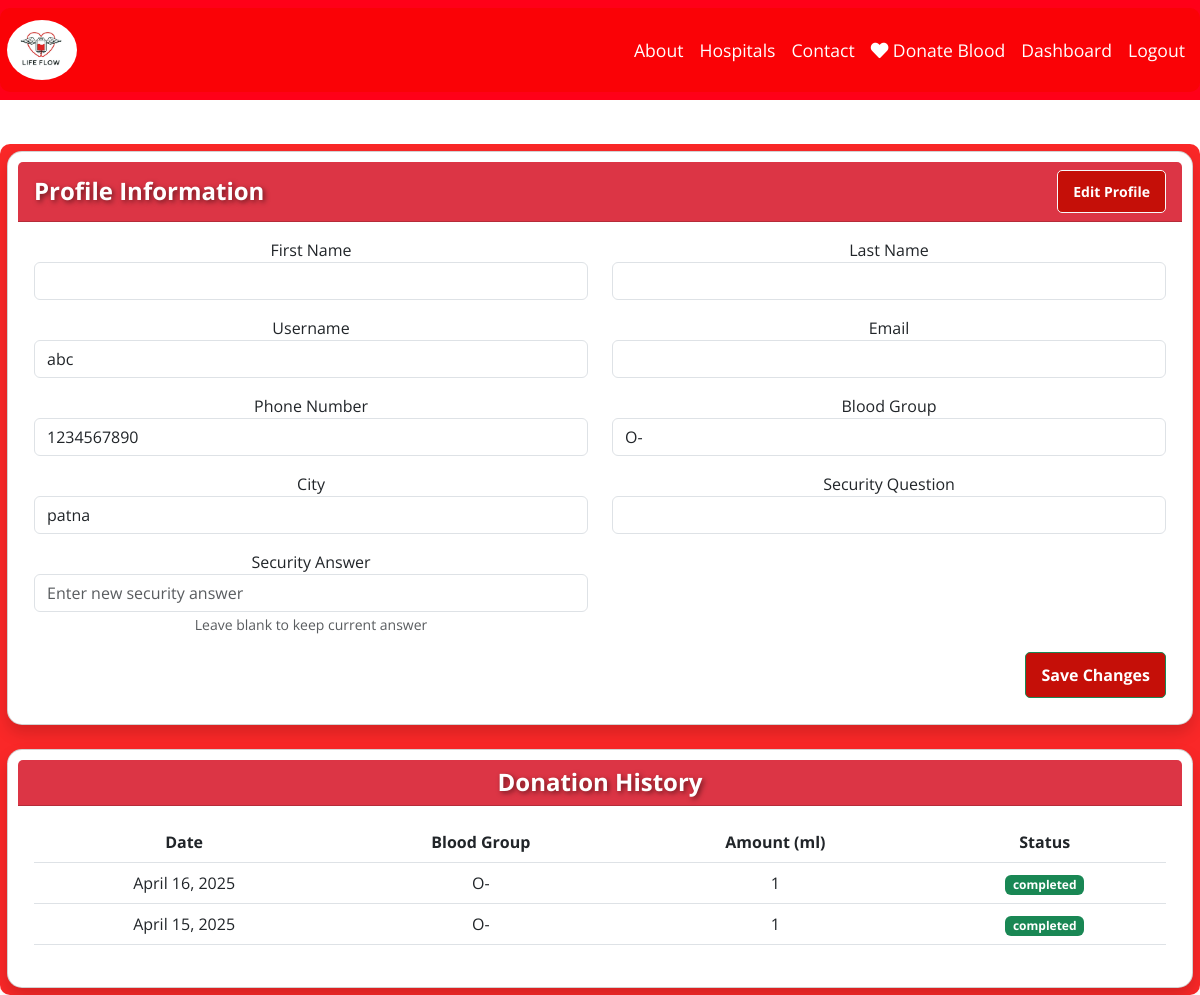
/profile/ (signed in), run on the app's committed database.
### core/models.py (models this page shows, shortened)
class CustomUser(AbstractUser):
    BLOOD_GROUP_CHOICES = [
        ('A+', 'A+'), ('A-', 'A-'),
        ('B+', 'B+'), ('B-', 'B-'),
        ('O+', 'O+'), ('O-', 'O-'),
        ('AB+', 'AB+'), ('AB-', 'AB-')
    ]
    phone = models.CharField(max_length=15)
    blood_group = models.CharField(max_length=5, choices=BLOOD_GROUP_CHOICES)
    city = models.CharField(max_length=100)
    security_question = models.CharField(max_length=50, choices=SECURITY_QUESTIONS, blank=True)
    security_answer = models.CharField(max_length=255, blank=True)
    profile_photo = models.ImageField(upload_to='profile_photos/', null=True, blank=True)

class Donation(models.Model):
    BLOOD_TYPES = [
        ('A+', 'A+'), ('A-', 'A-'),
        ('B+', 'B+'), ('B-', 'B-'),
        ('O+', 'O+'), ('O-', 'O-'),
        ('AB+', 'AB+'), ('AB-', 'AB-'),
    ]
    donor = models.ForeignKey(settings.AUTH_USER_MODEL, on_delete=models.CASCADE)
    blood_group = models.CharField(max_length=3, choices=BLOOD_TYPES)
    amount_ml = models.PositiveIntegerField()  # Donation in milliliters
    date = models.DateField(auto_now_add=True)
    status = models.CharField(max_length=20, default='completed')

### core/views.py (the view, shortened to what this page needs)
# urls.py: path('profile/', views.profile_view, name='profile'),
@login_required
def profile_view(request):
    donations = Donation.objects.filter(donor=request.user).order_by('-date')
    return render(request, 'profile.html', {
        'donations': donations,
        'user': request.user
    })

### core/templates/profile.html (shortened to what this page needs)
{% extends "base.html" %}
{% load static %}
{% block content %}
<br><br><br><br>
<div class="container mt-5">
    <div class="row">
        <div class="col-md-12">
            <div class="card shadow">
                <div class="card-header bg-danger text-white d-flex justify-content-between align-items-center">
                    <h4 class="mb-0">Profile Information</h4>
                    <button class="btn btn-light btn-sm" id="editToggle">Edit Profile</button>
                </div>
                <div class="card-body">
                    <form method="POST" id="profileForm">
                        <div class="row">
                            <div class="col-md-6 mb-3">
                                <label>First Name</label>
                                <input type="text" class="form-control" name="first_name" value="{{ user.first_name }}">
                            </div>
                            <div class="col-md-6 mb-3">
                                <label>Last Name</label>
                                <input type="text" class="form-control" name="last_name" value="{{ user.last_name }}">
                            </div>
                            <div class="col-md-6 mb-3">
                                <label>Username</label>
                                <input type="text" class="form-control" value="{{ user.username }}" readonly>
                            </div>
                            <div class="col-md-6 mb-3">
                                <label>Email</label>
                                <input type="email" class="form-control" name="email" value="{{ user.email }}">
                            </div>
                            <div class="col-md-6 mb-3">
                                <label>Phone Number</label>
                                <input type="tel" class="form-control" name="phone" value="{{ user.phone }}">
                            </div>
                            <div class="col-md-6 mb-3">
                                <label>Blood Group</label>
                                <select class="form-control" name="blood_group">
                                    {% for choice in user.BLOOD_GROUP_CHOICES %}
                                        <option value="{{ choice.0 }}" {% if user.blood_group == choice.0 %}selected{% endif %}>
                                            {{ choice.1 }}
                                        </option>
                                    {% endfor %}
                                </select>
                            </div>
                            <div class="col-md-6 mb-3">
                                <label>City</label>
                                <input type="text" class="form-control" name="city" value="{{ user.city }}">
                            </div>
                            <div class="col-md-6 mb-3">
                                <label>Security Question</label>
                                <select class="form-control" name="security_question">
                                </select>
                            </div>
                            <div class="col-md-6 mb-3">
                                <label>Security Answer</label>
                                <input type="password"
                                       class="form-control"
                                       name="security_answer"
                                       placeholder="Enter new security answer"
                                       autocomplete="new-password">
                                <small class="form-text text-muted">Leave blank to keep current answer</small>
                            </div>
                        </div>
                        <div class="text-end">
                            <button type="submit" class="btn btn-success">Save Changes</button>
                        </div>
                    </form>
                </div>
            </div>
            <div class="card shadow mt-4">
                <div class="card-header bg-danger text-white">
                    <h4 class="mb-0">Donation History</h4>
                </div>
                <div class="card-body">
                    <div class="table-responsive">
                        <table class="table">
                            <thead>
                                <tr>
                                    <th>Date</th>
                                    <th>Blood Group</th>
                                    <th>Amount (ml)</th>
                                    <th>Status</th>
                                </tr>
                            </thead>
                            <tbody>
                                {% for donation in donations %}
                                <tr>
                                    <td>{{ donation.date }}</td>
                                    <td>{{ donation.blood_group }}</td>
                                    <td>{{ donation.amount_ml }}</td>
                                    <td><span class="badge bg-success">{{ donation.status }}</span></td>
                                </tr>
                                {% empty %}
                                <tr>
                                    <td colspan="4" class="text-center">No donations recorded yet.</td>
                                </tr>
                                {% endfor %}
                            </tbody>
                        </table>
                    </div>
                </div>
            </div>
        </div>
    </div>
</div>
{% endblock %}

### core/static/style.css (style rules this page uses)
body { font-family: Arial, sans-serif; color: #dc1b1b; background-color: white; transition: background-color 0.3s, color 0.3s; }
.container { max-width: 1200px; margin: auto; padding: 10px; }
.card { background: #fff; padding: 10px; border-radius: 15px; box-shadow: 0 4px 8px rgba(0, 0, 0, 0.1); text-align: center; transition: transform 0.3s; }
.container { position: relative; z-index: 2; background: rgba(250, 3, 3, 0.85); padding: 7px; border-radius: 10px; }
.btn { display: inline-block; padding: 10px 15px; background: #c50f08; color: white; border-radius: 5px; text-decoration: none; font-weight: bold; transition: background 0.3s; }
h2, h4 { color: white !important; font-weight: bold; text-shadow: 2px 2px 5px rgba(0, 0, 0, 0.5); }

### core/templates/base.html (style rules this page uses)
body { font-family: 'Open Sans', sans-serif; scroll-behavior: smooth; }

### data on the page
CustomUser: username "abc", phone "1234567890", blood_group "O-", city "patna"
Donation: date "April 16, 2025", blood_group "O-", amount_ml "1", status "completed"
Donation: date "April 15, 2025", blood_group "O-", amount_ml "1", status "completed"
